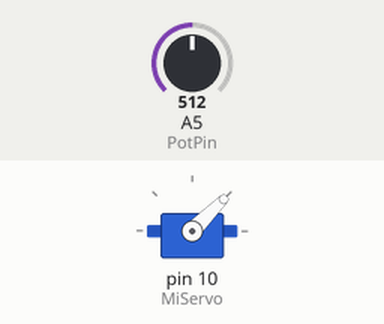
Simulated run of this sketch. Board: Arduino Uno, built with avr-gcc and run on an emulated ATmega328P. On the bench: servo. Inputs (shaded band) come from the test bench; at power-on: A5 (PotPin) = 512.

Above: at 1.8 s.
1.9 s: A5 (PotPin) set to 716
At 2.4 s:
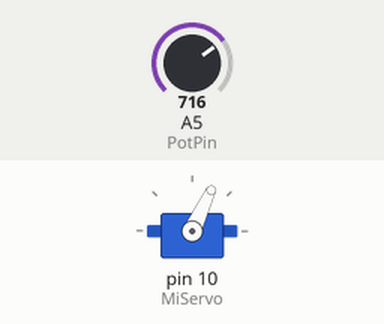
5.0 s: A5 (PotPin) set to 38
8.1 s: A5 (PotPin) set to 31
At 8.1 s:
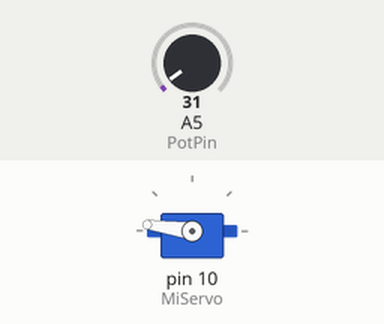
Timing chart, 0 to 11.1 s (numbered marks = the images above; inputs shaded):
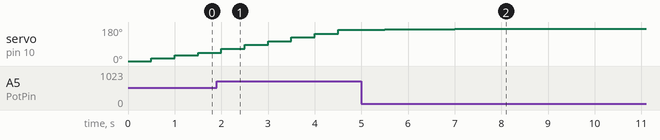

The sketch:

4.ino
```cpp
#include <Servo.h>
Servo MiServo;
int const PotPin=A5;

void setup() {
  MiServo.attach(10);
}

void loop() {
  for(int pos =0; pos<180; pos += map(analogRead(PotPin),0,1023,0,30)){
  MiServo.write(pos);
  delay(500);
  }
}
```

Measured:
- the behaviour switches between 35 and 34 on A5 (PotPin) (found by bisection; images 1 and 2)
- after the input at 8.1 s, servo on pin 10 (MiServo): stops changing and stays 172°
